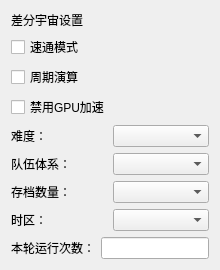
<?xml version="1.0" encoding="UTF-8"?>
<ui version="4.0">
 <class>DivergentSettings</class>
 <widget class="QWidget" name="DivergentSettings">
  <layout class="QVBoxLayout" name="DivergentSettings_layout">
   <item>
    <layout class="QVBoxLayout" name="verticalLayout_12">
     <item>
      <widget class="QLabel" name="label_7">
       <property name="text">
        <string>差分宇宙设置</string>
       </property>
      </widget>
     </item>

     <item>
      <widget class="QCheckBox" name="Diver_speed_checkbox">
       <property name="text">
        <string>速通模式</string>
       </property>
      </widget>
     </item>
     <item>
      <widget class="QCheckBox" name="Diver_weekly_checkbox">
       <property name="text">
        <string>周期演算</string>
       </property>
      </widget>
     </item>
     <item>
      <widget class="QCheckBox" name="Diver_cpu_checkbox">
       <property name="text">
        <string>禁用GPU加速</string>
       </property>
      </widget>
     </item>
    </layout>
   </item>
   <item>
    <layout class="QHBoxLayout" name="horizontalLayout_18">
     <item>
      <widget class="QLabel" name="label_10">
       <property name="text">
        <string>难度：</string>
       </property>
      </widget>
     </item>
     <item>
      <widget class="QComboBox" name="Diver_difficulty_combo" />
     </item>
    </layout>
   </item>
   <item>
    <layout class="QHBoxLayout" name="horizontalLayout_21">
     <item>
      <widget class="QLabel" name="label_11">
       <property name="text">
        <string>队伍体系：</string>
       </property>
      </widget>
     </item>
     <item>
      <widget class="QComboBox" name="Diver_team_combo" />
     </item>
    </layout>
   </item>
   <item>
    <layout class="QHBoxLayout" name="horizontalLayout_19">
     <item>
      <widget class="QLabel" name="label_12">
       <property name="text">
        <string>存档数量：</string>
       </property>
      </widget>
     </item>
     <item>
      <widget class="QComboBox" name="Diver_save_cnt_combo" />
     </item>
    </layout>
   </item>
   <item>
    <layout class="QHBoxLayout" name="horizontalLayout_20">
     <item>
      <widget class="QLabel" name="label_17">
       <property name="text">
        <string>时区：</string>
       </property>
      </widget>
     </item>
     <item>
      <widget class="QComboBox" name="Diver_timezone_combo" />
     </item>
    </layout>
   </item>
   <item>
    <layout class="QHBoxLayout" name="horizontalLayout_17">
     <item>
      <widget class="QLabel" name="label_18">
       <property name="text">
        <string>本轮运行次数：</string>
       </property>
      </widget>
     </item>
     <item>
      <widget class="QLineEdit" name="Diver_max_run_input" />
     </item>
    </layout>
   </item>
  </layout>
 </widget>
 <resources />
 <connections />
</ui>
